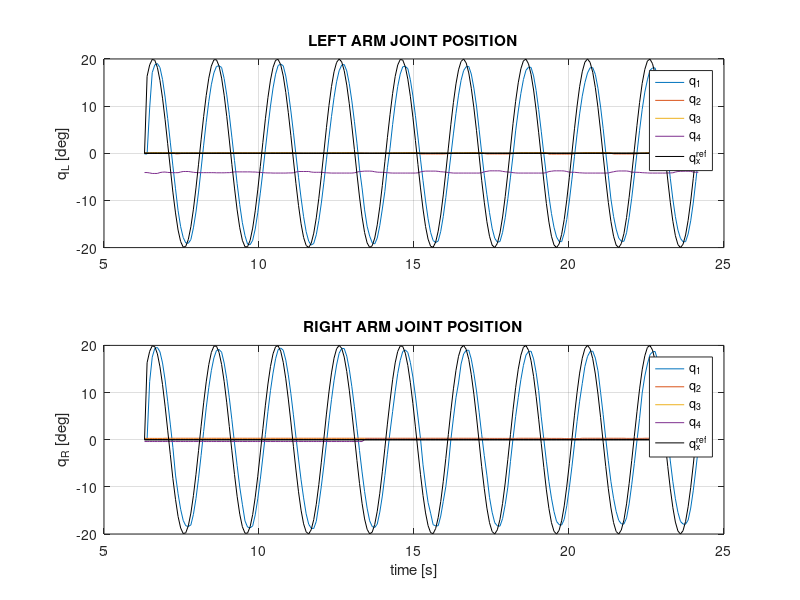
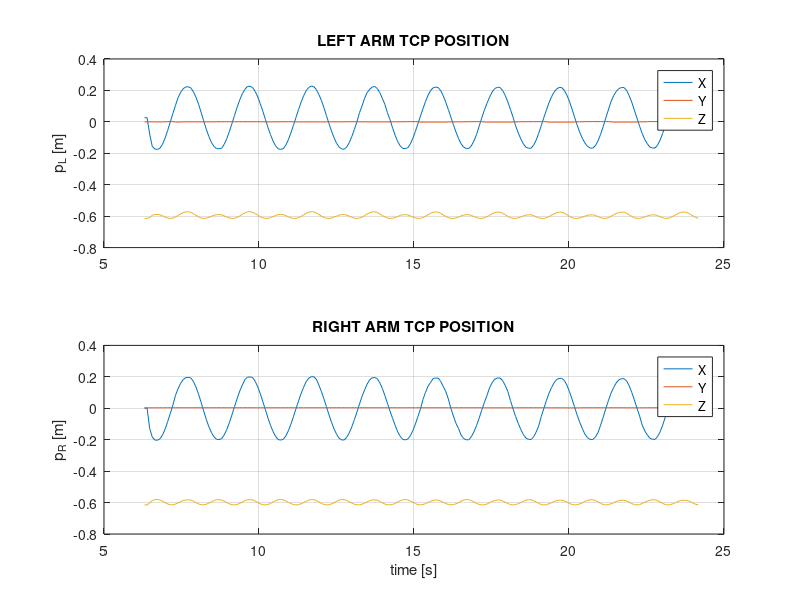
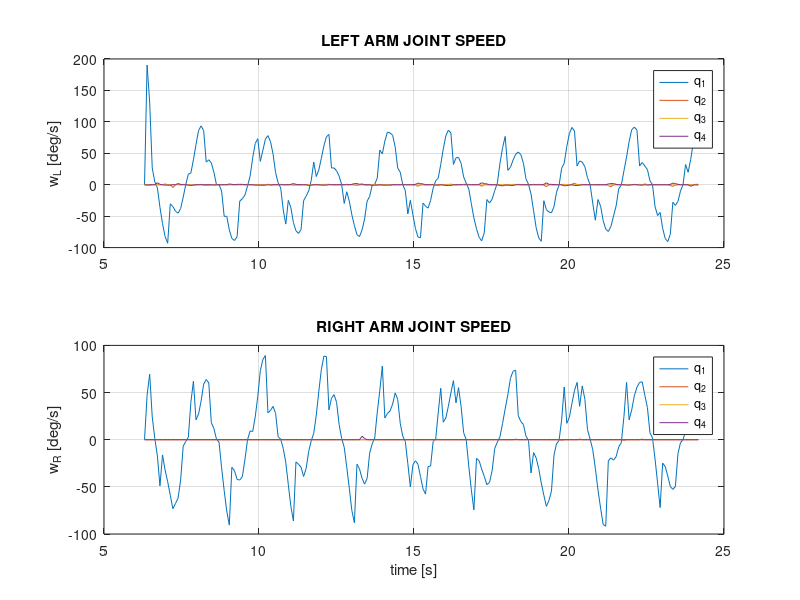
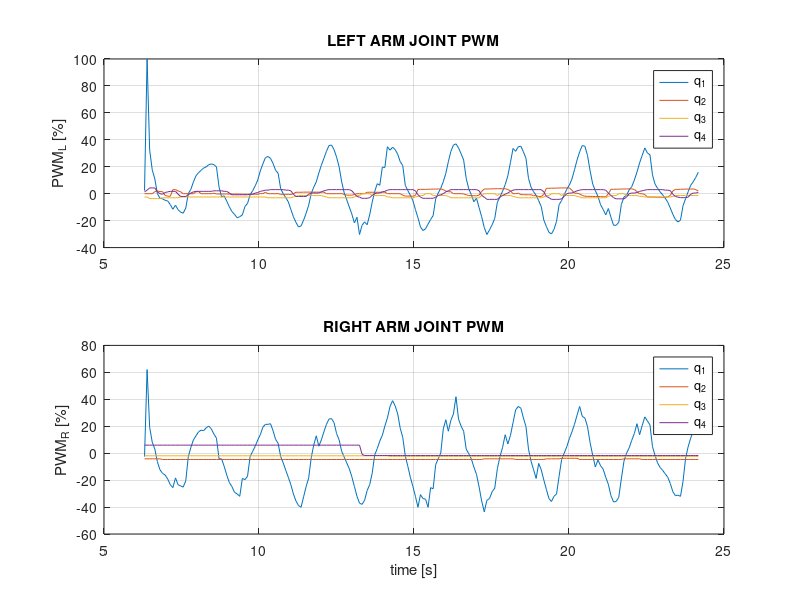

The MATLAB script that drew these images, in order: (Note: this script raises an error after producing the figures.)
data = load('Oscillation_ShPitch_20deg_Video_11h02min.txt');

index = 1;

t = data(:,index);
index = index + 1;

qLref = data(:,index:index + 3);
index = index + 4;
qRref = data(:,index:index + 3);
index = index + 4;

qL = 180/pi*data(:,index:index + 3);
index = index + 4;
qR = 180/pi*data(:,index:index + 3);
index = index + 4;

dqLdt = data(:,index:index + 3);
index = index + 4;
dqRdt = data(:,index:index + 3);
index = index + 4;

pwmL = 100*data(:,index:index + 3);
index = index + 4;
pwmR = 100*data(:,index:index + 3);
index = index + 4;

pL = data(:,index:index + 2);
index = index + 3;
pR = data(:,index:index + 2);
index = index + 3;

gripperLState = data(:,index);
index = index + 1;
gripperRState = data(:,index);
index = index + 1;

imuRPY = data(:,index:index + 2);
index = index + 3;
imuAxyz = data(:,index:index + 2);
index = index + 3;
imuGxyz = data(:,index:index + 2);
index = index + 3;

multirotorPosition = data(:,index:index + 2);
index = index + 3;
multirotorQuaternion = data(:,index:index + 3);
index = index + 4;

dualArmPosition = data(:,index:index + 2);
index = index + 3;
dualArmQuaternion = data(:,index:index + 3);
index = index + 4;

powerLinePosition = data(:,index:index + 2);
index = index + 3;
powerLineQuaternion = data(:,index:index + 3);
index = index + 4;


%% PLOT ARMS DATA %%

figure(1)
subplot(2,1,1), plot(t, qL)
hold on
grid on
subplot(2,1,1), plot(t, qLref, 'k')
ylabel('q_L [deg]')
legend('q_1', 'q_2', 'q_3', 'q_4', 'q_{x}^{ref}')
title('LEFT ARM JOINT POSITION')
subplot(2,1,2), plot(t, qR)
hold on
grid on
subplot(2,1,2), plot(t, qRref, 'k')
ylabel('q_R [deg]')
legend('q_1', 'q_2', 'q_3', 'q_4', 'q_{x}^{ref}')
title('RIGHT ARM JOINT POSITION')
xlabel('time [s]')

figure(2)
subplot(2,1,1), plot(t, pL)
hold on
grid on
ylabel('p_L [m]')
legend('X', 'Y', 'Z')
title('LEFT ARM TCP POSITION')
subplot(2,1,2), plot(t, pR)
hold on
grid on
ylabel('p_R [m]')
legend('X', 'Y', 'Z')
title('RIGHT ARM TCP POSITION')
xlabel('time [s]')

figure(3)
subplot(2,1,1), plot(t, dqLdt)
hold on
grid on
ylabel('w_L [deg/s]')
legend('q_1', 'q_2', 'q_3', 'q_4')
title('LEFT ARM JOINT SPEED')
subplot(2,1,2), plot(t, dqRdt)
hold on
grid on
ylabel('w_R [deg/s]')
legend('q_1', 'q_2', 'q_3', 'q_4')
title('RIGHT ARM JOINT SPEED')
xlabel('time [s]')

figure(4)
subplot(2,1,1), plot(t, pwmL)
hold on
grid on
ylabel('PWM_L [%]')
legend('q_1', 'q_2', 'q_3', 'q_4')
title('LEFT ARM JOINT PWM')
subplot(2,1,2), plot(t, pwmR)
hold on
grid on
ylabel('PWM_R [%]')
legend('q_1', 'q_2', 'q_3', 'q_4')
title('RIGHT ARM JOINT PWM')
xlabel('time [s]')


%% PLOT IMU DATA %%

figure(5)
subplot(3,1,1), plot(t, imuRPY)
hold on
grid on
title('IMU Orientation')
ylabel('orientation [deg]')
v = axis;
v(3) = -30;
v(4) = 30;
axis(v)
legend('Roll', 'Pitch', 'Yaw')
subplot(3,1,2), plot(t, imuAxyz)
hold on
grid on
title('IMU Acceleration')
ylabel('accel [m/s^2]')
v = axis;
v(3) = -2;
v(4) = 2;
axis(v)
legend('A_x', 'A_y', 'A_z')
subplot(3,1,3), plot(t, imuGxyz)
v = axis;
v(3) = -50;
v(4) = 50;
axis(v)
hold on
grid on
title('IMU Angular Speed')
ylabel('gyro [deg/s]')
legend('G_x', 'G_y', 'G_z')
xlabel('time [s]')


%% PLOT OPTI-TRACK DATA %%

% figure(6)
% subplot(2,1,1), plot(t, multirotorPosition)
% hold on
% grid on
% title('MULTIROTOR POSITION')
% legend('X', 'Y', 'Z')
% a = 180/pi*quat2eul(multirotorQuaternion(:,1:4), 'ZYX');
% a(:,1:2) = a(:,1:2) * (-1);
% for i = 1:length(a)
%      if a(i,1) < 0
%          a(i,1) = a(i,1) + 180;
%      else
%          a(i,1) = a(i,1) - 180;
%      end
% end
% subplot(2,1,2), plot(t, a)
% ylabel('orientation [deg]')
% legend('X', 'Y', 'Z')
% xlabel('time [s]')

figure(7)
subplot(2,1,1), plot(t, dualArmPosition - dualArmPosition(1,1:3))
hold on
grid on
title('DUAL ARM POSITION DEVIATION')
ylabel('position [m]')
legend('X', 'Y', 'Z')
a = 180/pi*quat2eul(dualArmQuaternion(:,1:4), 'ZYX');
a(:,1:2) = a(:,1:2) * (-1);
for i = 1:length(a)
     if a(i,1) < 0
         a(i,1) = a(i,1) + 180;
     else
         a(i,1) = a(i,1) - 180;
     end
end
subplot(2,1,2), plot(t, a)
grid on
ylabel('orientation [deg]')
legend('X', 'Y', 'Z')
xlabel('time [s]')
 
% figure(8)
% subplot(2,1,1), plot(t, powerLinePosition)
% hold on
% grid on
% title('POWER LINE POSITION')
% legend('X', 'Y', 'Z')
% a = 180/pi*quat2eul(powerLineQuaternion(:,1:4), 'ZYX');
% a(:,1:2) = a(:,1:2) * (-1);
% for i = 1:length(a)
%      if a(i,1) < 0
%          a(i,1) = a(i,1) + 180;
%      else
%          a(i,1) = a(i,1) - 180;
%      end
% end
% subplot(2,1,2), plot(t, a)
% ylabel('orientation [deg]')
% legend('X', 'Y', 'Z')
% xlabel('time [s]')
